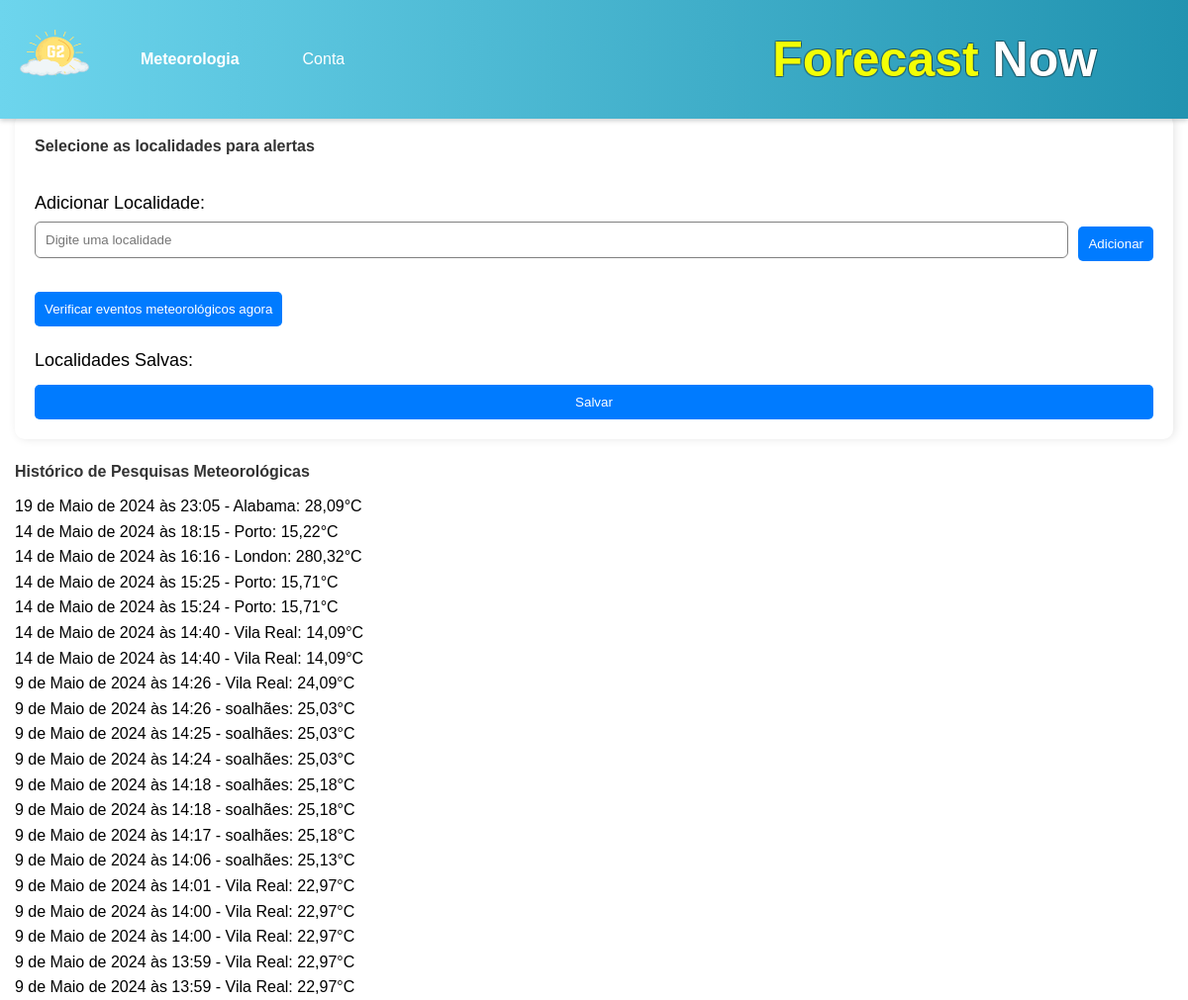
Page /perfil/ (signed in, upper part) on the earlier database version.
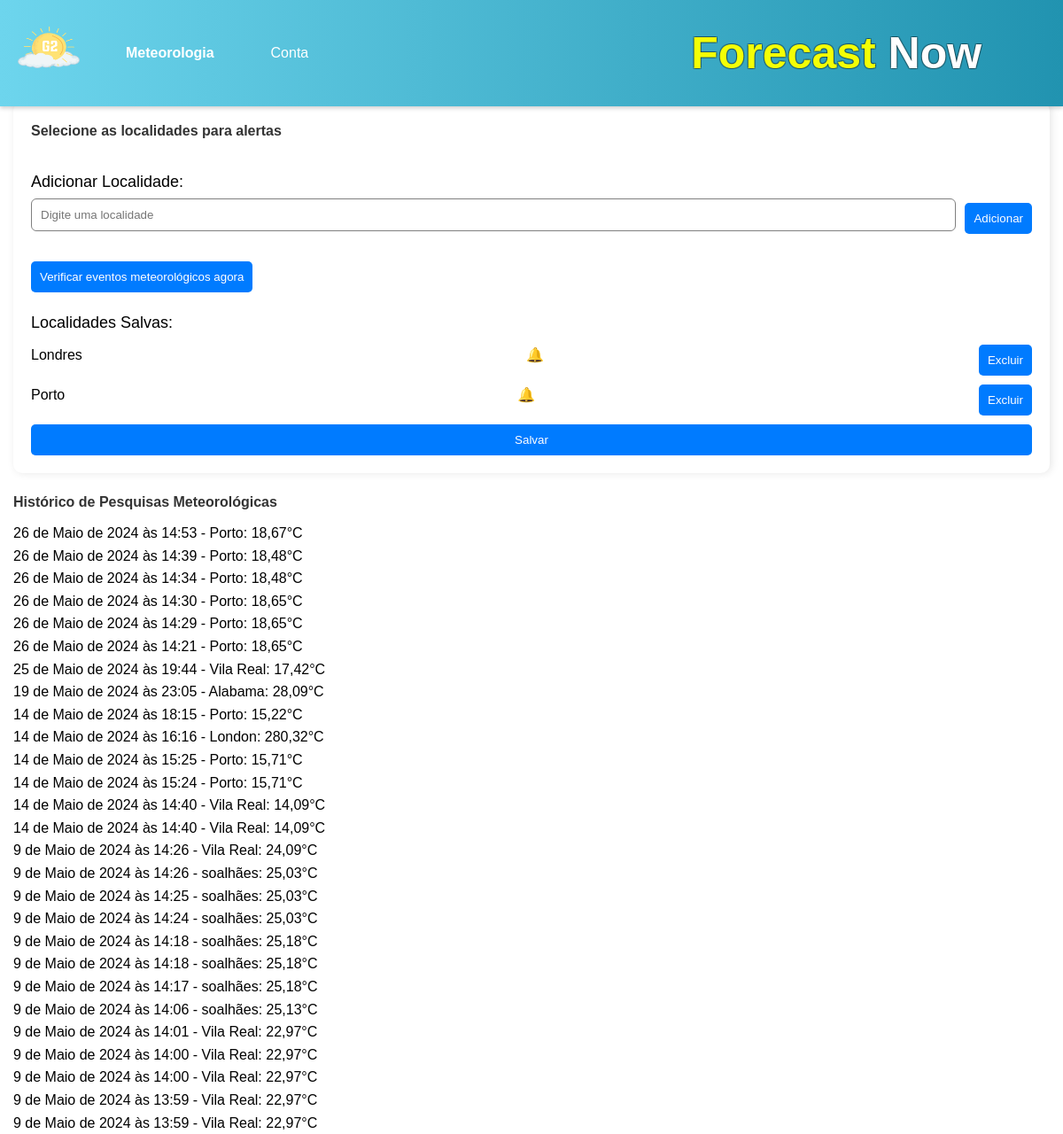
Same page on the later database version.
### G2app/models.py (models this page shows)
class HistoricoPesquisa(models.Model):
    usuario = models.ForeignKey(User, on_delete=models.CASCADE)
    local_pesquisa = models.CharField(max_length=255)
    resultado_pesquisa = models.TextField()
    data_pesquisa = models.DateTimeField(auto_now_add=True)

class AlertLocation(models.Model):
    usuario = models.ForeignKey(User, on_delete=models.CASCADE)
    local_pesquisa = models.CharField(max_length=255)

### G2app/views.py (the view)
# urls.py: path('perfil/', perfil_usuario, name='perfil'),
def perfil_usuario(request):
    if not request.user.is_authenticated:
        return redirect('login')
    historico = HistoricoPesquisa.objects.filter(usuario=request.user).order_by('-data_pesquisa')
    historico_formatado = []
    for item in historico:
        dados = json.loads(item.resultado_pesquisa)
        historico_formatado.append({
            'data': item.data_pesquisa,
            'local': item.local_pesquisa,
            'temperatura': dados['main']['temp'],
        })
    alert_locations = AlertLocation.objects.filter(usuario=request.user)
    return render(request, 'G2app/perfil.html', {
        'historico': historico_formatado,
        'alert_locations': alert_locations,
    })

### G2app/templates/G2app/perfil.html (shortened to what this page needs)
{% extends 'G2app/index.html' %}
{% block content %}
<div class="container">
  <div class="main-body">
    <div class="row">
      <div class="col-md-4 alert-selection">
        <h4>Selecione as localidades para alertas</h4>
        <form id="location-form" method="post" action="{% url 'update_alert_locations' %}">
          <div class="form-group">
            <label for="location_input">Adicionar Localidade:</label>
            <div class="input-group">
              <input type="text" id="location-input" name="location_input" class="form-control" placeholder="Digite uma localidade">
              <div class="input-group-append">
                <button type="button" id="add-location-btn" class="btn btn-primary">Adicionar</button>
              </div>
            </div>
            <button type="button" id="check-weather-btn" class="btn btn-danger">Verificar eventos meteorológicos agora</button>
          </div>
          <div class="form-group">
            <label for="saved_locations">Localidades Salvas:</label>
            <ul id="saved-locations" class="list-group">
              {% for location in alert_locations %}
                <li class="list-group-item">
                  {{ location.local_pesquisa }}
                  <span class="alert-icon">&#x1F514;</span>
                  <button type="button" class="btn btn-danger btn-sm delete-location-btn" data-id="{{ location.id }}">Excluir</button>
                </li>
              {% endfor %}
            </ul>
          </div>
          <button type="submit" class="btn btn-primary">Salvar</button>
        </form>
      </div>
      <div class="col-md-8">
        <div class="card mt-3">
          <div class="card-body">
            <h4>Histórico de Pesquisas Meteorológicas</h4>
            <ul class="list-group list-group-flush">
              {% for pesquisa in historico %}
                <li class="list-group-item">
                  {{ pesquisa.data }} - {{ pesquisa.local }}: {{ pesquisa.temperatura }}°C
                </li>
              {% empty %}
                <li class="list-group-item">Ainda não fizeste nenhuma pesquisa.</li>
              {% endfor %}
            </ul>
          </div>
        </div>
      </div>
    </div>
  </div>
</div>
{% endblock %}

Differences in the rows shown:
added AlertLocation: local_pesquisa "Londres"
added AlertLocation: local_pesquisa "Porto"
added HistoricoPesquisa: data "26 de Maio de 2024 às 14:53", local "Porto"
added HistoricoPesquisa: data "26 de Maio de 2024 às 14:39", local "Porto"
added HistoricoPesquisa: data "26 de Maio de 2024 às 14:34", local "Porto"
added HistoricoPesquisa: data "26 de Maio de 2024 às 14:30", local "Porto"
added HistoricoPesquisa: data "26 de Maio de 2024 às 14:29", local "Porto"
added HistoricoPesquisa: data "26 de Maio de 2024 às 14:21", local "Porto"
added HistoricoPesquisa: data "25 de Maio de 2024 às 19:44", local "Vila Real"
Other differences:
new list line: "- : 18,67 °C"
new list line: "- : 18,48 °C"
new list line: "- : 18,65 °C"
new list line: "- : 17,42 °C"
